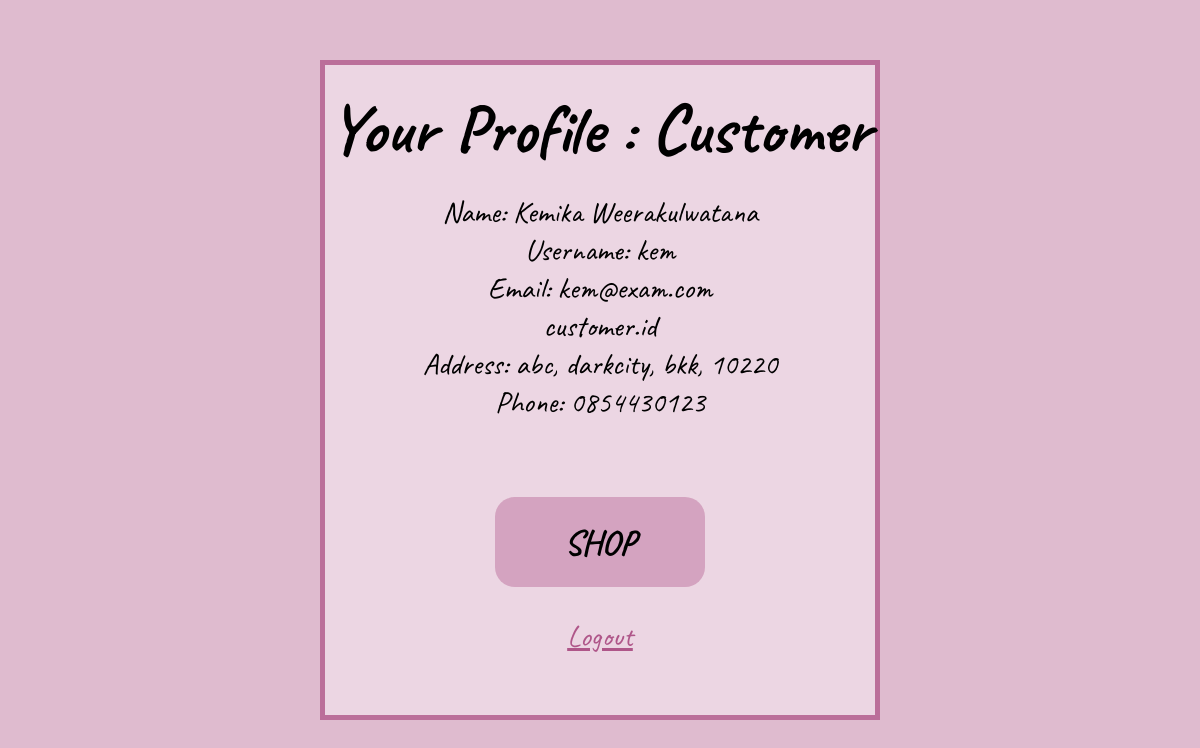
Screenshot of /customer/profile/4 (signed in) with the database file from the repository.
### customer/models.py (models this page shows, shortened)
class Profile(models.Model):
    customer = models.ForeignKey(User, related_name="profile", on_delete=models.CASCADE, unique=True)
    address = models.CharField(max_length=150, null=True, blank=True)
    city = models.CharField(max_length=40, null=True, blank=True)
    state = models.CharField(max_length=40, null=True, blank=True)
    zip = models.IntegerField(null=True, blank=True)
    phone = models.CharField(max_length=20,null=True, blank=True)

### customer/views.py (the view)
# urls.py: path('profile/<int:u_id>', views.profile, name='profile'),
def profile(request,u_id):
    user = User.objects.get(username=request.user.username)
    iscustomer = Profile.objects.filter(customer=user)
    if not (request.user.is_authenticated and iscustomer):
        return HttpResponseRedirect(reverse('customer_login'))
    customer = Profile.objects.get(customer=user)
    return render(request, 'customer/profile.html', {'customer':customer})

### customer/templates/customer/profile.html (shortened to what this page needs)
{% extends "customer/layout.html" %}
{% block body %}
<div class="box-body">
    <h1>Your Profile : Customer</h1>
    <div style="font-size: 30px;">
        <div>
            <label>Name: </label>
            {{ request.user.first_name }} {{ request.user.last_name }}
        </div>
        <div>
            <label>Username: </label>
            {{ request.user.username }}
        </div>
        <div>
            <label>Email: </label>
            {{ request.user.email }}
        </div>
        <div>
            customer.id<br>
            <label>Address: </label>
            {{ customer.address }}, {{ customer.city }}, {{ customer.state }}, {{ customer.zip }}
        </div>
        <div>
            <label>Phone: </label>
            {{ customer.phone }}
        </div><br><br>
    </div>
    <a href="{% url 'talard' user.id %}"><button class="shop">SHOP</button></a><br><br>
    <a class="logoutt" href="{% url 'customer_logout' %}">Logout</a><br><br><br><br>
    {% endblock %}

### customer/templates/customer/layout.html (style rules this page uses)
.box-body { font-family: Caveat; background-color: rgba(255,255,255,0.4); border: solid 5px black; border-color:rgba(175,86,137,0.8); width: 550px; height: auto; text-align: center; margin-left: auto; margin-right: auto; margin-top:60px; }
body { background-color: rgba(175,86,137,0.4); }
h1 { margin-top:20px; font-size: 70px; text-align: center; margin-bottom:20px; }
::placeholder { color: #9b9bac; opacity: 1; }
a { font-size:20px; color:#94713C ; }
.shop { background-color:rgba(175,86,137,0.4); width:210px; height:90px; font-family: Caveat; font-weight: bold; font-size: 35px; margin-top:0px; margin-bottom:10px; border:none; border-radius: 20px; }
.logoutt { font-size:30px; color:rgba(175,86,137,1); }

### rows the page displays
Profile: address "abc", city "darkcity", state "bkk", zip "10220", phone "0854430123"

### other values shown
{{ request.user.first_name }} "Kemika"
{{ request.user.last_name }} "Weerakulwatana"
{{ request.user.username }} "kem"
{{ request.user.email }} "kem@exam.com"
